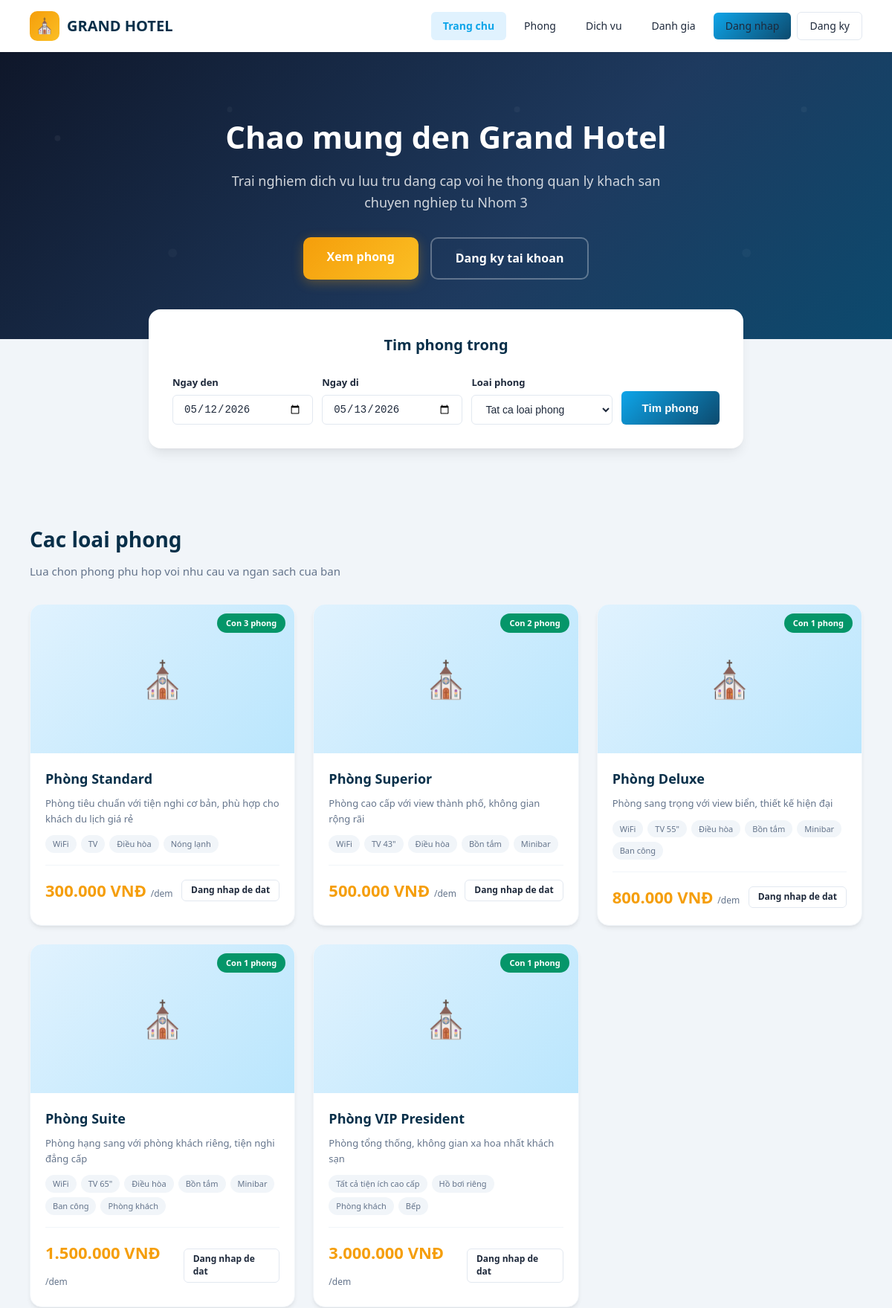
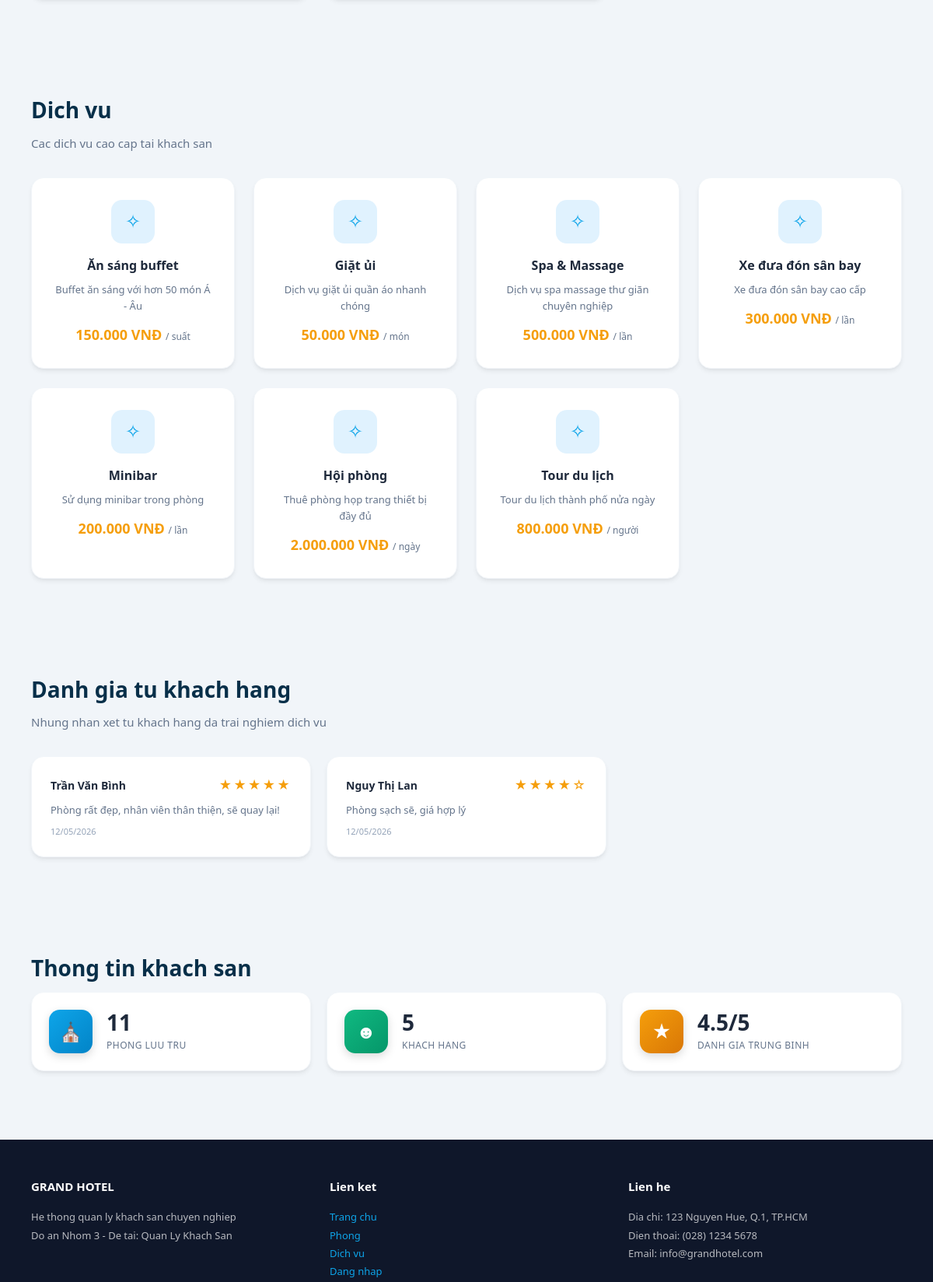
The page /trangchu.php (upper part) on the database its author committed (2 pictures, top to bottom).
### tables this page shows
CREATE TABLE IF NOT EXISTS loaiphong (
    id INT AUTO_INCREMENT PRIMARY KEY,
    tenloai VARCHAR(100) NOT NULL,
    mota TEXT,
    giaban DECIMAL(12,2) NOT NULL DEFAULT 0,
    sophong_max INT DEFAULT 2,
    tienich TEXT,
    hinhanh VARCHAR(255) DEFAULT ''
);

CREATE TABLE IF NOT EXISTS dichvu (
    id INT AUTO_INCREMENT PRIMARY KEY,
    madv VARCHAR(20) NOT NULL UNIQUE,
    tendv VARCHAR(100) NOT NULL,
    mota TEXT,
    gia DECIMAL(12,2) NOT NULL DEFAULT 0,
    donvitinh VARCHAR(30) DEFAULT 'lần',
    hinhanh VARCHAR(255) DEFAULT '',
    trangthai ENUM('hoat_dong', 'ngung') DEFAULT 'hoat_dong'
);

CREATE TABLE IF NOT EXISTS danhgia (
    id INT AUTO_INCREMENT PRIMARY KEY,
    khachhang_id INT NOT NULL,
    phong_id INT NOT NULL,
    datphong_id INT,
    diem INT DEFAULT 5 CHECK (diem >= 1 AND diem <= 5),
    nhanxet TEXT,
    created_at TIMESTAMP DEFAULT CURRENT_TIMESTAMP,
    FOREIGN KEY (khachhang_id) REFERENCES khachhang(id) ON DELETE CASCADE,
    FOREIGN KEY (phong_id) REFERENCES phong(id) ON DELETE CASCADE,
    FOREIGN KEY (datphong_id) REFERENCES datphong(id) ON DELETE SET NULL
);

CREATE TABLE IF NOT EXISTS khachhang (
    id INT AUTO_INCREMENT PRIMARY KEY,
    makh VARCHAR(20) NOT NULL UNIQUE,
    taikhoan_id INT,
    hoten VARCHAR(100) NOT NULL,
    cmnd VARCHAR(20),
    sdt VARCHAR(15),
    email VARCHAR(100),
    diachi TEXT,
    gioitinh ENUM('Nam', 'Nu', 'Khac') DEFAULT 'Nam',
    ngaysinh DATE,
    quoctich VARCHAR(50) DEFAULT 'Việt Nam',
    ghichu TEXT,
    created_at TIMESTAMP DEFAULT CURRENT_TIMESTAMP,
    FOREIGN KEY (taikhoan_id) REFERENCES taikhoan(id) ON DELETE SET NULL
);

### config.php (called while the page is built, shortened)
<?php
function formatMoney($amount) {
    return number_format($amount, 0, ',', '.') . ' VNĐ';
}
function formatDate($date) {
    return date('d/m/Y', strtotime($date));
}
?>

### trangchu.php (the view, shortened to what this page needs)
<?php
require_once 'config.php';
$dsLoaiPhong = $pdo->query("SELECT * FROM loaiphong ORDER BY giaban ASC")->fetchAll();
$dsDichVu = $pdo->query("SELECT * FROM dichvu WHERE trangthai='hoat_dong' ORDER BY id")->fetchAll();
$dsDanhGia = $pdo->query("SELECT dg.*, kh.hoten as tenkh FROM danhgia dg LEFT JOIN khachhang kh ON dg.khachhang_id=kh.id ORDER BY dg.created_at DESC LIMIT 6")->fetchAll();
$tongPhong = $pdo->query("SELECT COUNT(*) FROM phong")->fetchColumn();
$tongKhach = $pdo->query("SELECT COUNT(*) FROM khachhang")->fetchColumn();
$diemTB = $pdo->query("SELECT COALESCE(AVG(diem),0) FROM danhgia")->fetchColumn();
?>
<!DOCTYPE html>
<html lang="vi">
<head>
    <link rel="stylesheet" href="style.css">
</head>
<body>
<nav class="pub-nav">
    <div class="brand">
        <div class="brand-icon">&#9962;</div>
        GRAND HOTEL
    </div>
    <div class="pub-nav-links">
        <a href="trangchu.php" class="active">Trang chu</a>
        <a href="#phong">Phong</a>
        <a href="#dichvu">Dich vu</a>
        <a href="#danhgia">Danh gia</a>
        <?php if (isset($_SESSION['user_id'])): ?>
            <?php if ($_SESSION['quyen'] === 'khachhang'): ?>
                <a href="datphong_khach.php" class="btn btn-primary btn-sm">Dat phong</a>
            <?php else: ?>
                <a href="index.php" class="btn btn-primary btn-sm">Quan ly</a>
            <?php endif; ?>
            <a href="profile.php" class="btn btn-outline btn-sm">Ca nhan</a>
            <a href="logout.php" class="btn btn-danger btn-sm">Dang xuat</a>
        <?php else: ?>
            <a href="login.php" class="btn btn-primary btn-sm">Dang nhap</a>
            <a href="dangky.php" class="btn btn-outline btn-sm">Dang ky</a>
        <?php endif; ?>
    </div>
</nav>
<section class="hero">
    <h1>Chao mung den Grand Hotel</h1>
    <p>Trai nghiem dich vu luu tru dang cap voi he thong quan ly khach san chuyen nghiep tu Nhom 3</p>
    <div class="hero-actions">
        <a href="#phong" class="btn-hero btn-hero-primary">Xem phong</a>
        <?php if (!isset($_SESSION['user_id'])): ?>
            <a href="dangky.php" class="btn-hero btn-hero-outline">Dang ky tai khoan</a>
        <?php else: ?>
            <a href="datphong_khach.php" class="btn-hero btn-hero-outline">Dat phong ngay</a>
        <?php endif; ?>
    </div>
</section>
<section class="booking-section" id="booking">
    <h3>Tim phong trong</h3>
    <form method="GET" action="datphong_khach.php" style="display:grid; grid-template-columns:1fr 1fr 1fr auto; gap:12px; align-items:end;">
        <div class="form-group" style="margin-bottom:0;">
            <label>Ngay den</label>
            <input type="date" name="ngayden" class="form-control" value="<?php echo date('Y-m-d'); ?>" required>
        </div>
        <div class="form-group" style="margin-bottom:0;">
            <label>Ngay di</label>
            <input type="date" name="ngaydi" class="form-control" value="<?php echo date('Y-m-d', strtotime('+1 day')); ?>" required>
        </div>
        <div class="form-group" style="margin-bottom:0;">
            <label>Loai phong</label>
            <select name="loaiphong_id" class="form-control">
                <option value="">Tat ca loai phong</option>
            </select>
        </div>
        <button type="submit" class="btn btn-primary btn-lg">Tim phong</button>
    </form>
</section>
<section class="section" id="phong">
    <h2 class="section-title">Cac loai phong</h2>
    <p class="section-desc">Lua chon phong phu hop voi nhu cau va ngan sach cua ban</p>
    <div class="room-grid" style="padding:0;">
        <?php foreach ($dsLoaiPhong as $lp): ?>
        <div class="room-card">
            <div class="room-card-img">
                &#9962;
                <?php
                $soPhongTrong = $pdo->prepare("SELECT COUNT(*) FROM phong WHERE loaiphong_id=? AND trangthai='trong'");
                $soPhongTrong->execute([$lp['id']]);
                $count = $soPhongTrong->fetchColumn();
                ?>
                <?php if ($count > 0): ?>
                    <span class="room-badge" style="background:var(--success);">Con <?php echo $count; ?> phong</span>
                <?php else: ?>
                    <span class="room-badge" style="background:var(--danger);">Het phong</span>
                <?php endif; ?>
            </div>
            <div class="room-card-body">
                <h3><?php echo htmlspecialchars($lp['tenloai']); ?></h3>
                <p class="room-desc"><?php echo htmlspecialchars($lp['mota'] ?? ''); ?></p>
                <?php if ($lp['tienich']): ?>
                <div class="room-amenities">
                    <?php foreach (explode(',', $lp['tienich']) as $t): ?>
                    <span class="room-amenity"><?php echo htmlspecialchars(trim($t)); ?></span>
                    <?php endforeach; ?>
                </div>
                <?php endif; ?>
                <div class="room-card-footer">
                    <div class="room-price"><?php echo formatMoney($lp['giaban']); ?> <small>/dem</small></div>
                    <?php if ($count > 0 && isset($_SESSION['user_id'])): ?>
                        <a href="datphong_khach.php?loaiphong_id=<?php echo $lp['id']; ?>" class="btn btn-primary btn-sm">Dat phong</a>
                    <?php elseif ($count > 0): ?>
                        <a href="login.php" class="btn btn-outline btn-sm">Dang nhap de dat</a>
                    <?php else: ?>
                        <span class="badge badge-danger">Het phong</span>
                    <?php endif; ?>
                </div>
            </div>
        </div>
        <?php endforeach; ?>
    </div>
</section>
<section class="section" id="dichvu" style="background:var(--bg);">
    <h2 class="section-title">Dich vu</h2>
    <p class="section-desc">Cac dich vu cao cap tai khach san</p>
    <div class="features-grid">
        <?php foreach ($dsDichVu as $dv): ?>
        <div class="feature-card">
            <div class="feature-icon" style="background:var(--primary-lighter); color:var(--primary-light);">&#10023;</div>
            <h4><?php echo htmlspecialchars($dv['tendv']); ?></h4>
            <p><?php echo htmlspecialchars($dv['mota'] ?? ''); ?></p>
            <p style="margin-top:12px; font-size:18px; font-weight:800; color:var(--accent);"><?php echo formatMoney($dv['gia']); ?> <span style="font-size:12px; font-weight:400; color:var(--text-light);">/ <?php echo htmlspecialchars($dv['donvitinh']); ?></span></p>
        </div>
        <?php endforeach; ?>
    </div>
</section>
<section class="section" id="danhgia">
    <h2 class="section-title">Danh gia tu khach hang</h2>
    <p class="section-desc">Nhung nhan xet tu khach hang da trai nghiem dich vu</p>
    <?php if (empty($dsDanhGia)): ?>
        <div class="empty-state">
            <div class="empty-icon">&#9734;</div>
            <p>Chua co danh gia nao</p>
        </div>
    <?php else: ?>
        <div style="display:grid; grid-template-columns:repeat(auto-fill, minmax(300px, 1fr)); gap:20px;">
            <?php foreach ($dsDanhGia as $dg): ?>
            <div class="card" style="margin-bottom:0;">
                <div class="d-flex align-center justify-between mb-1">
                    <strong style="font-size:14px;"><?php echo htmlspecialchars($dg['tenkh']); ?></strong>
                    <span class="stars"><?php echo str_repeat('&#9733;', $dg['diem']) . str_repeat('&#9734;', 5 - $dg['diem']); ?></span>
                </div>
                <p style="font-size:13px; color:var(--text-light);"><?php echo htmlspecialchars($dg['nhanxet'] ?? 'Khong co nhan xet'); ?></p>
                <p style="font-size:11px; color:var(--text-lighter); margin-top:8px;"><?php echo formatDate($dg['created_at']); ?></p>
            </div>
            <?php endforeach; ?>
        </div>
    <?php endif; ?>
</section>
<section class="section" style="background:var(--bg);">
    <h2 class="section-title">Thong tin khach san</h2>
    <div class="stats-grid">
        <div class="stat-card">
            <div class="stat-icon blue">&#9962;</div>
            <div class="stat-info">
                <h4><?php echo $tongPhong; ?></h4>
                <p>Phong luu tru</p>
            </div>
        </div>
        <div class="stat-card">
            <div class="stat-icon green">&#9787;</div>
            <div class="stat-info">
                <h4><?php echo $tongKhach; ?></h4>
                <p>Khach hang</p>
            </div>
        </div>
        <div class="stat-card">
            <div class="stat-icon orange">&#9733;</div>
            <div class="stat-info">
                <h4><?php echo number_format($diemTB, 1); ?>/5</h4>
                <p>Danh gia trung binh</p>
            </div>
        </div>
    </div>
</section>
<footer class="pub-footer">
    <div class="pub-footer-grid">
        <div>
            <h4>GRAND HOTEL</h4>
            <p>He thong quan ly khach san chuyen nghiep</p>
            <p>Do an Nhom 3 - De tai: Quan Ly Khach San</p>
        </div>
        <div>
            <h4>Lien ket</h4>
            <p><a href="trangchu.php">Trang chu</a></p>
            <p><a href="#phong">Phong</a></p>
            <p><a href="#dichvu">Dich vu</a></p>
            <p><a href="login.php">Dang nhap</a></p>
        </div>
        <div>
            <h4>Lien he</h4>
            <p>Dia chi: 123 Nguyen Hue, Q.1, TP.HCM</p>
            <p>Dien thoai: (028) 1234 5678</p>
            <p>Email: info@grandhotel.com</p>
        </div>
    </div>
</footer>
</body>
</html>

### rows shown on the page
loaiphong: count "3", tenloai "Phòng Standard", mota "Phòng tiêu chuẩn với tiện nghi cơ bản, phù hợp cho khách du lịch giá rẻ", tienich "WiFi", tienich "TV", tienich "Điều hòa", tienich "Nóng lạnh", giaban "300.000 VNĐ"
loaiphong: count "2", tenloai "Phòng Superior", mota "Phòng cao cấp với view thành phố, không gian rộng rãi", tienich "WiFi", tienich "TV 43\"", tienich "Điều hòa", tienich "Bồn tắm", tienich "Minibar", giaban "500.000 VNĐ"
loaiphong: count "1", tenloai "Phòng Deluxe", mota "Phòng sang trọng với view biển, thiết kế hiện đại", tienich "WiFi", tienich "TV 55\"", tienich "Điều hòa", tienich "Bồn tắm", tienich "Minibar", tienich "Ban công", giaban "800.000 VNĐ"
loaiphong: count "1", tenloai "Phòng Suite", mota "Phòng hạng sang với phòng khách riêng, tiện nghi đẳng cấp", tienich "WiFi", tienich "TV 65\"", tienich "Điều hòa", tienich "Bồn tắm", tienich "Minibar", tienich "Ban công", tienich "Phòng khách", giaban "1.500.000 VNĐ"
loaiphong: count "1", tenloai "Phòng VIP President", mota "Phòng tổng thống, không gian xa hoa nhất khách sạn", tienich "Tất cả tiện ích cao cấp", tienich "Hồ bơi riêng", tienich "Phòng khách", tienich "Bếp", giaban "3.000.000 VNĐ"
dichvu: tendv "Ăn sáng buffet", mota "Buffet ăn sáng với hơn 50 món Á - Âu", gia "150.000 VNĐ", donvitinh "suất"
dichvu: tendv "Giặt ủi", mota "Dịch vụ giặt ủi quần áo nhanh chóng", gia "50.000 VNĐ", donvitinh "món"
dichvu: tendv "Spa & Massage", mota "Dịch vụ spa massage thư giãn chuyên nghiệp", gia "500.000 VNĐ", donvitinh "lần"
dichvu: tendv "Xe đưa đón sân bay", mota "Xe đưa đón sân bay cao cấp", gia "300.000 VNĐ", donvitinh "lần"
dichvu: tendv "Minibar", mota "Sử dụng minibar trong phòng", gia "200.000 VNĐ", donvitinh "lần"
dichvu: tendv "Hội phòng", mota "Thuê phòng họp trang thiết bị đầy đủ", gia "2.000.000 VNĐ", donvitinh "ngày"
dichvu: tendv "Tour du lịch", mota "Tour du lịch thành phố nửa ngày", gia "800.000 VNĐ", donvitinh "người"
danhgia: khachhang.hoten "Trần Văn Bình", diem "★★★★★", nhanxet "Phòng rất đẹp, nhân viên thân thiện, sẽ quay lại!", created_at "12/05/2026"
danhgia: khachhang.hoten "Nguy Thị Lan", diem "★★★★", diem "☆", nhanxet "Phòng sạch sẽ, giá hợp lý", created_at "12/05/2026"

### other values the page prints
$tongPhong "11"
$tongKhach "5"
$diemTB "4.5"
